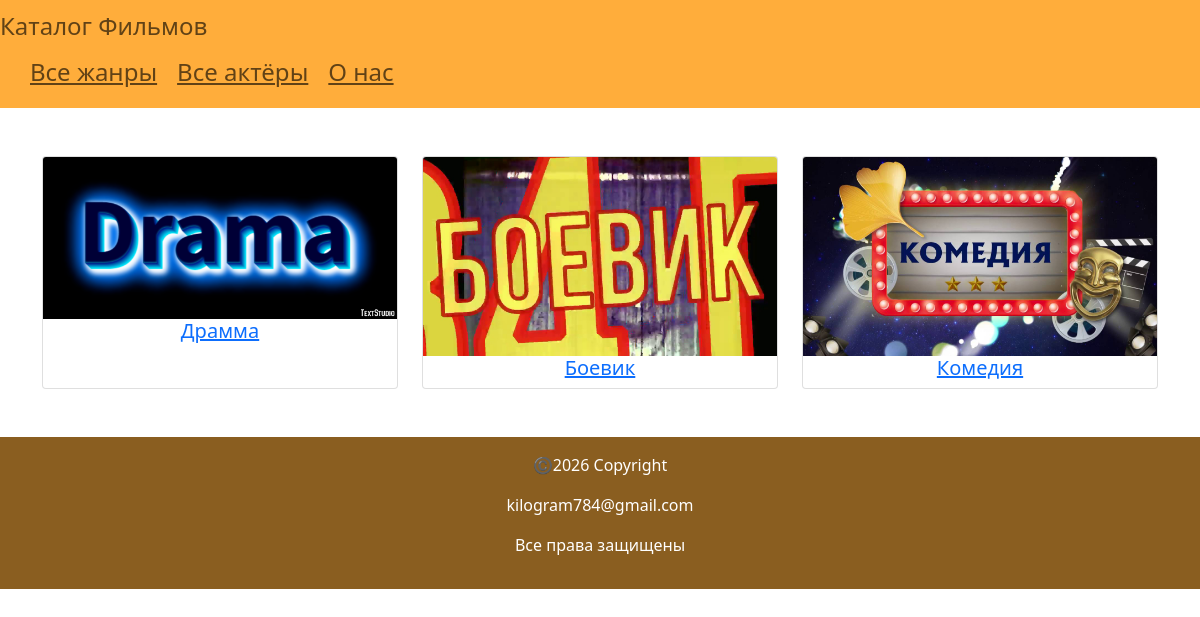
Page /genre/ on the committed database.
### films_catalog/models.py (models this page shows)
class Genre(models.Model):
    title = models.CharField(max_length=100)
    description = models.TextField()
    image = models.ImageField(upload_to="genre/")

### films_catalog/views.py (the view)
def genre_list(request):
    genre = Genre.objects.all()
    context = {"genre":genre}
    template ="films/genre_list.html"
    return render(request,template,context=context)

### templates/films/genre_list.html (shortened to what this page needs)
{% extends "base.html"%}
{% block content %}
{% load thumbnail %}
<div class="container py-5">
    <div class="row row-cols-1 row-cols-md-3 g-4">
        {%  for genre in genre %}
        <div class="col">
            <div class="card h-100 text-center">
                {% thumbnail genre.image "500x900" crop="center" as im %}
                <img src="{{im.url}}" class="card-img-top">
                {% endthumbnail %}
                <a href="{% url 'film:genre_detail' genre.title %}"><h5 class="card-title">{{ genre.title }}</h5></a>
            </div>
        </div>
        {% endfor %}
    </div>
</div>
{% endblock %}

### rows in the picture
Genre: shows a picture, title "Драмма"
Genre: shows a picture, title "Боевик"
Genre: shows a picture, title "Комедия"
